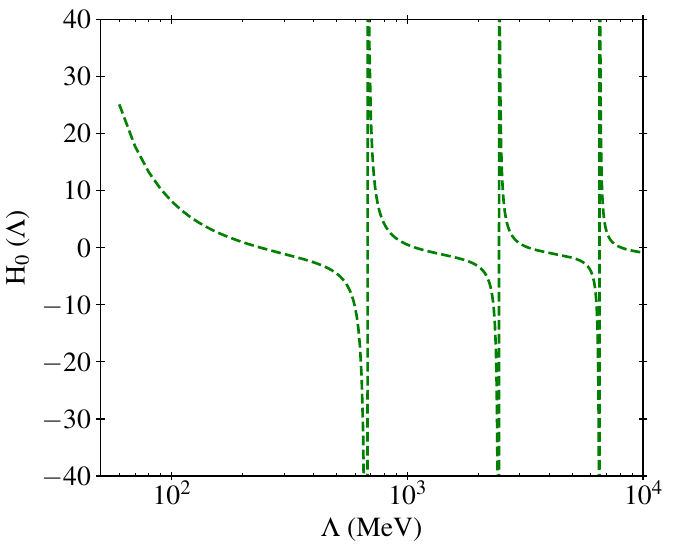

Here is the Python script that generated this plot:
import numpy as np
import matplotlib.pyplot as plt 
from matplotlib.ticker import AutoMinorLocator
plt.style.use('souza')
from matplotlib import rc
plt.rcParams.update({'font.size': 20})
plt.rcParams['patch.linewidth']=0.7 

#rc('font',**{'family':'sans-serif','sans-serif':['Helvetica']})
rc('font',**{'family':'serif','serif':['Times']})
rc('text', usetex=True)
 
fig, (ax) = plt.subplots(figsize=(7,5.5))

#plt.subplots_adjust(wspace = .0001) 

name = 'H0xLambda'
fig.suptitle(r'', fontsize=17)



xfilea ='H0xLambda' 
DATA=np.loadtxt('./%s.dat'%xfilea)
Lambda=DATA[:,0];B3=DATA[:,1]   
   
ax.set_xlabel(r'$ \Lambda$ (MeV)') 
ax.set_ylabel(r'H${}_0 $ ($\Lambda$)')
 


ax.plot(Lambda,B3,'--',linewidth=1.9, color='g', label=r'')
 
ax.set_ylim([-40.,40])
ax.set_xlim([50.,10000])  
#ax.set_xticks(np.arange(10, 30, 5))
 
ax.xaxis.set_minor_locator(AutoMinorLocator())
ax.tick_params(direction="inout", length=6, width=1, color="k")
#ax.tick_params(direction="inout", length=6, width=1, color="k")

ax.semilogx()

#for ax in fig.get_axes():
#    ax.label_outer()


fig.subplots_adjust(top=.93)
#plt.tight_layout()
plt.savefig('./%s.pdf'%name,bbox_inches='tight')
